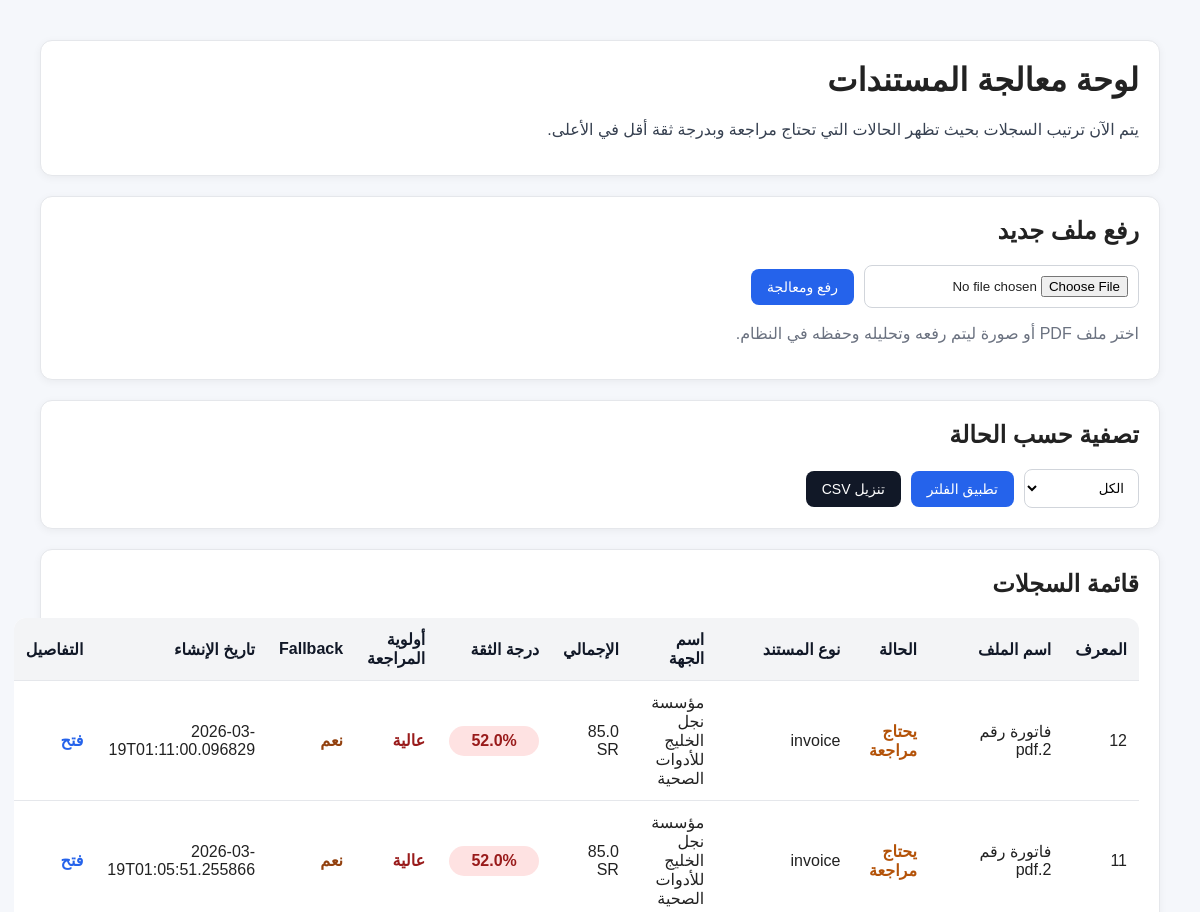
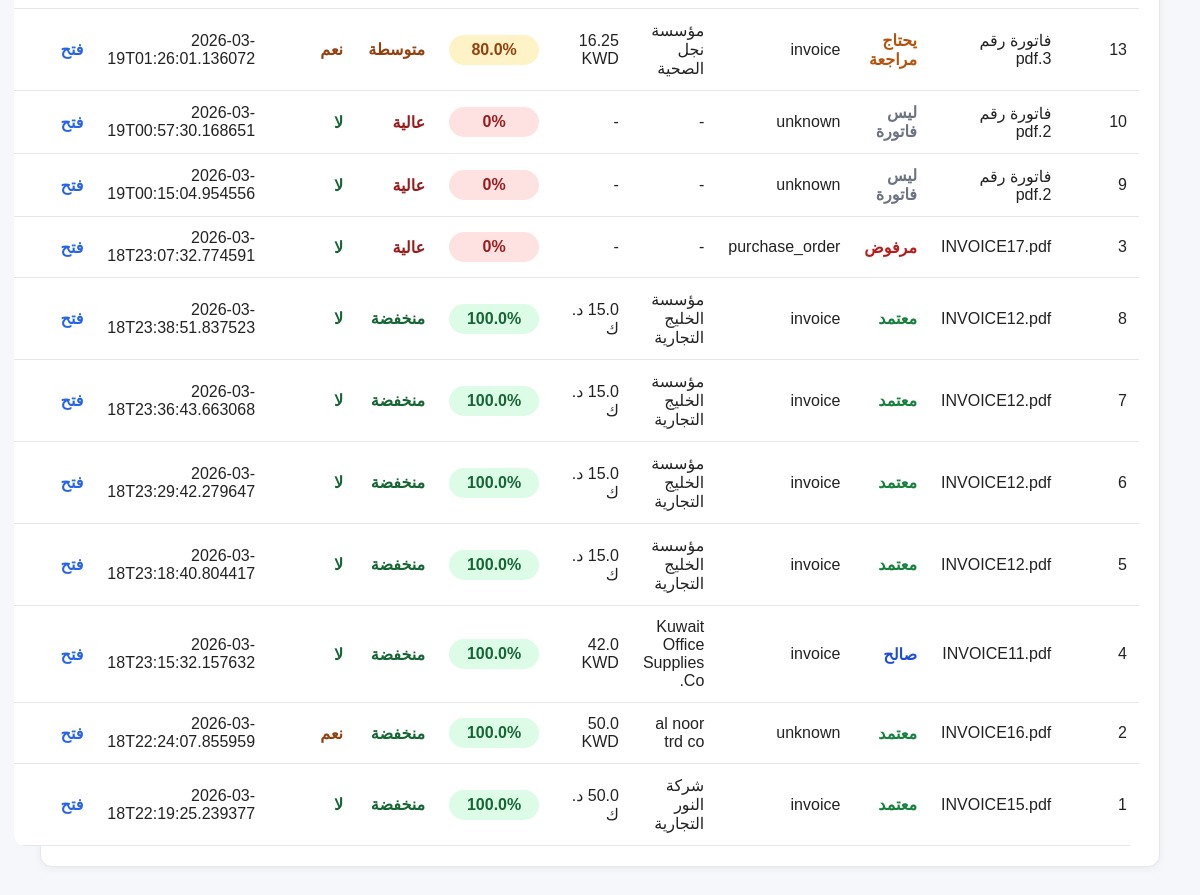
/dashboard, run on the app's committed database (2 pictures, top to bottom).
### app/db/models.py (models this page shows)
class InvoiceRecord(Base):
    __tablename__ = "invoice_records"
    id = Column(Integer, primary_key=True, index=True)
    document_id = Column(Integer, ForeignKey("documents.id"), nullable=True)
    run_id = Column(Integer, ForeignKey("processing_runs.id"), nullable=True)
    original_filename = Column(String)
    saved_path = Column(String)
    extracted_text = Column(Text)
    invoice_data_json = Column(Text)
    validation_result_json = Column(Text)
    status = Column(String)
    created_at = Column(DateTime, default=datetime.utcnow)

### app/api/routes_dashboard.py (the view)
@router.get("/dashboard", response_class=HTMLResponse)
def dashboard_home(request: Request, status: str = "all"):
    db = SessionLocal()
    try:
        allowed_statuses = {"all", "approved", "rejected", "needs_review", "valid", "not_invoice"}
        if status not in allowed_statuses:
            status = "all"
        if status == "all":
            records = get_all_invoice_records(db)
        else:
            records = get_invoice_records_by_status(db, status)
        invoices = [_extract_dashboard_row(record) for record in records]
        invoices.sort(
            key=lambda x: (
                0 if x["needs_review"] else 1,
                x["confidence_score"],
                -(x["id"] or 0),
            )
        )
        return templates.TemplateResponse(
            "index.html",
            {
                "request": request,
                "invoices": invoices,
                "current_status": status,
            }
        )
    finally:
        db.close()

### templates/index.html (shortened to what this page needs)
<!DOCTYPE html>
<html lang="ar" dir="rtl">
<head>
</head>
<body>
    <div class="card">
        <h1>لوحة معالجة المستندات</h1>
        <p class="top-note">
            يتم الآن ترتيب السجلات بحيث تظهر الحالات التي تحتاج مراجعة وبدرجة ثقة أقل في الأعلى.
        </p>
    </div>
    <div class="card">
        <h2>رفع ملف جديد</h2>
        <form class="upload-form" method="post" action="/dashboard/upload" enctype="multipart/form-data">
            <input type="file" name="file" accept=".pdf,image/*" required>
            <button type="submit" class="primary-btn">رفع ومعالجة</button>
        </form>
        <p class="muted">اختر ملف PDF أو صورة ليتم رفعه وتحليله وحفظه في النظام.</p>
    </div>
    <div class="card">
        <h2>تصفية حسب الحالة</h2>
        <form class="filter-form" method="get" action="/dashboard">
            <select name="status">
                <option value="all" {% if current_status == "all" %}selected{% endif %}>الكل</option>
            </select>
            <button type="submit" class="primary-btn">تطبيق الفلتر</button>
            <a class="btn-link dark-btn" href="/dashboard/download-csv?status={{ current_status }}">تنزيل CSV</a>
        </form>
    </div>
    <div class="card">
        <h2>قائمة السجلات</h2>
        {% if invoices %}
            <table>
                <thead>
                    <tr>
                        <th>المعرف</th>
                        <th>اسم الملف</th>
                        <th>الحالة</th>
                        <th>نوع المستند</th>
                        <th>اسم الجهة</th>
                        <th>الإجمالي</th>
                        <th>درجة الثقة</th>
                        <th>أولوية المراجعة</th>
                        <th>Fallback</th>
                        <th>تاريخ الإنشاء</th>
                        <th>التفاصيل</th>
                    </tr>
                </thead>
                <tbody>
                    {% for invoice in invoices %}
                        <tr>
                            <td>{{ invoice.id }}</td>
                            <td>{{ invoice.original_filename }}</td>
                            <td>
                                <span class="status-{{ invoice.status }}">
                                    {% if invoice.status == "approved" %}
                                        معتمد
                                    {% elif invoice.status == "rejected" %}
                                        مرفوض
                                    {% elif invoice.status == "needs_review" %}
                                        يحتاج مراجعة
                                    {% elif invoice.status == "valid" %}
                                        صالح
                                    {% elif invoice.status == "not_invoice" %}
                                        ليس فاتورة
                                    {% else %}
                                        {{ invoice.status }}
                                    {% endif %}
                                </span>
                            </td>
                            <td>{{ invoice.document_type or "-" }}</td>
                            <td>{{ invoice.vendor_name or "-" }}</td>
                            <td>
                                {% if invoice.total is not none %}
                                    {{ invoice.total }} {{ invoice.currency or "" }}
                                {% else %}
                                    -
                                {% endif %}
                            </td>
                            <td>
                                {% if invoice.confidence_score >= 85 %}
                                    <span class="score-pill score-high">{{ invoice.confidence_score }}%</span>
                                {% elif invoice.confidence_score >= 60 %}
                                    <span class="score-pill score-medium">{{ invoice.confidence_score }}%</span>
                                {% else %}
                                    <span class="score-pill score-low">{{ invoice.confidence_score }}%</span>
                                {% endif %}
                            </td>
                            <td>
                                {% if invoice.review_priority == "عالية" %}
                                    <span class="priority-high">{{ invoice.review_priority }}</span>
                                {% elif invoice.review_priority == "متوسطة" %}
                                    <span class="priority-medium">{{ invoice.review_priority }}</span>
                                {% else %}
                                    <span class="priority-low">{{ invoice.review_priority }}</span>
                                {% endif %}
                            </td>
                            <td>
                                {% if invoice.used_fallback %}
                                    <span class="fallback-yes">نعم</span>
                                {% else %}
                                    <span class="fallback-no">لا</span>
                                {% endif %}
                            </td>
                            <td>{{ invoice.created_at or "-" }}</td>
                            <td>
                                <a class="open-link" href="/dashboard/invoices/{{ invoice.id }}">فتح</a>
                            </td>
                        </tr>
                    {% endfor %}
                </tbody>
            </table>
        {% else %}
            <div class="empty-state">
                لا توجد سجلات مطابقة للحالة المختارة.
            </div>
        {% endif %}
    </div>
</body>
</html>

### templates/index.html (style rules this page uses)
body { font-family: Tahoma, Arial, sans-serif; margin: 40px; background: #f5f7fb; color: #222; }
.card { background: white; padding: 20px; border: 1px solid #e5e7eb; margin-bottom: 20px; border-radius: 12px; box-shadow: 0 2px 8px rgba(0,0,0,0.05); }
h1, h2 { margin-top: 0; }
.upload-form { display: flex; gap: 10px; flex-wrap: wrap; align-items: center; }
input[type="file"] { padding: 10px; background: white; border: 1px solid #d1d5db; border-radius: 8px; }
button, .btn-link { padding: 10px 16px; border: none; cursor: pointer; font-size: 14px; display: inline-block; border-radius: 8px; text-decoration: none; }
.primary-btn { background: #2563eb; color: white; }
.dark-btn { background: #111827; color: white; }
.filter-form { display: flex; gap: 10px; align-items: center; flex-wrap: wrap; margin-top: 10px; }
select { padding: 10px; border: 1px solid #d1d5db; border-radius: 8px; background: white; }
table { width: 100%; border-collapse: collapse; background: white; overflow: hidden; border-radius: 12px; }
th, td { padding: 12px; border-bottom: 1px solid #e5e7eb; text-align: right; vertical-align: middle; }
th { background: #f3f4f6; color: #111827; }
.status-approved { color: #15803d; font-weight: bold; }
.status-rejected { color: #b91c1c; font-weight: bold; }
.status-needs_review { color: #b45309; font-weight: bold; }
.status-valid { color: #1d4ed8; font-weight: bold; }
.status-not_invoice { color: #6b7280; font-weight: bold; }
.score-pill { display: inline-block; min-width: 70px; text-align: center; padding: 6px 10px; border-radius: 999px; font-weight: bold; }
.score-high { background: #dcfce7; color: #166534; }
.score-medium { background: #fef3c7; color: #92400e; }
.score-low { background: #fee2e2; color: #991b1b; }
.priority-high { color: #991b1b; font-weight: bold; }
.priority-medium { color: #92400e; font-weight: bold; }
.priority-low { color: #166534; font-weight: bold; }
.fallback-yes { color: #92400e; font-weight: bold; }
.fallback-no { color: #166534; font-weight: bold; }
.open-link { color: #2563eb; text-decoration: none; font-weight: bold; }
.muted { color: #6b7280; }
.top-note { margin-top: 10px; color: #374151; }

### data on the page
InvoiceRecord: id "12", original_filename "فاتورة رقم 2.pdf", status "يحتاج مراجعة", document_type "invoice", vendor_name "مؤسسة نجل الخليج للأدوات الصحية", total "85.0", currency "SR", confidence_score "52.0", review_priority "عالية", shows "نعم", created_at "2026-03-19T01:11:00.096829"
InvoiceRecord: id "11", original_filename "فاتورة رقم 2.pdf", status "يحتاج مراجعة", document_type "invoice", vendor_name "مؤسسة نجل الخليج للأدوات الصحية", total "85.0", currency "SR", confidence_score "52.0", review_priority "عالية", shows "نعم", created_at "2026-03-19T01:05:51.255866"
InvoiceRecord: id "13", original_filename "فاتورة رقم 3.pdf", status "يحتاج مراجعة", document_type "invoice", vendor_name "مؤسسة نجل الصحية", total "16.25", currency "KWD", confidence_score "80.0", review_priority "متوسطة", shows "نعم", created_at "2026-03-19T01:26:01.136072"
InvoiceRecord: id "10", original_filename "فاتورة رقم 2.pdf", status "ليس فاتورة", document_type "unknown", vendor_name "-", confidence_score "0", review_priority "عالية", shows "لا", created_at "2026-03-19T00:57:30.168651"
InvoiceRecord: id "9", original_filename "فاتورة رقم 2.pdf", status "ليس فاتورة", document_type "unknown", vendor_name "-", confidence_score "0", review_priority "عالية", shows "لا", created_at "2026-03-19T00:15:04.954556"
InvoiceRecord: id "3", original_filename "INVOICE17.pdf", status "مرفوض", document_type "purchase_order", vendor_name "-", confidence_score "0", review_priority "عالية", shows "لا", created_at "2026-03-18T23:07:32.774591"
InvoiceRecord: id "8", original_filename "INVOICE12.pdf", status "معتمد", document_type "invoice", vendor_name "مؤسسة الخليج التجارية", currency "د. ك", confidence_score "100.0", review_priority "منخفضة", shows "لا", created_at "2026-03-18T23:38:51.837523"
InvoiceRecord: id "7", original_filename "INVOICE12.pdf", status "معتمد", document_type "invoice", vendor_name "مؤسسة الخليج التجارية", currency "د. ك", confidence_score "100.0", review_priority "منخفضة", shows "لا", created_at "2026-03-18T23:36:43.663068"
InvoiceRecord: id "6", original_filename "INVOICE12.pdf", status "معتمد", document_type "invoice", vendor_name "مؤسسة الخليج التجارية", currency "د. ك", confidence_score "100.0", review_priority "منخفضة", shows "لا", created_at "2026-03-18T23:29:42.279647"
InvoiceRecord: id "5", original_filename "INVOICE12.pdf", status "معتمد", document_type "invoice", vendor_name "مؤسسة الخليج التجارية", currency "د. ك", confidence_score "100.0", review_priority "منخفضة", shows "لا", created_at "2026-03-18T23:18:40.804417"
InvoiceRecord: id "4", original_filename "INVOICE11.pdf", status "صالح", document_type "invoice", vendor_name "Kuwait Office Supplies Co.", total "42.0", currency "KWD", confidence_score "100.0", review_priority "منخفضة", shows "لا", created_at "2026-03-18T23:15:32.157632"
InvoiceRecord: id "2", original_filename "INVOICE16.pdf", status "معتمد", document_type "unknown", vendor_name "al noor trd co", total "50.0", currency "KWD", confidence_score "100.0", review_priority "منخفضة", shows "نعم", created_at "2026-03-18T22:24:07.855959"
InvoiceRecord: id "1", original_filename "INVOICE15.pdf", status "معتمد", document_type "invoice", vendor_name "شركة النور التجارية", currency "د. ك", confidence_score "100.0", review_priority "منخفضة", shows "لا", created_at "2026-03-18T22:19:25.239377"
